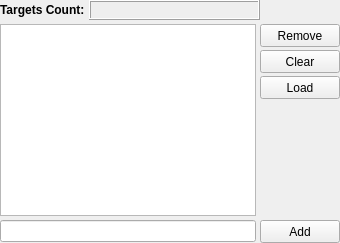
          <widget class="QFrame" name="frame_targets">
           <property name="frameShape">
            <enum>QFrame::NoFrame</enum>
           </property>
           <property name="frameShadow">
            <enum>QFrame::Sunken</enum>
           </property>
           <layout class="QVBoxLayout" name="verticalLayout_16">
            <property name="spacing">
             <number>4</number>
            </property>
            <property name="leftMargin">
             <number>0</number>
            </property>
            <property name="topMargin">
             <number>0</number>
            </property>
            <property name="rightMargin">
             <number>0</number>
            </property>
            <property name="bottomMargin">
             <number>0</number>
            </property>
            <item>
             <layout class="QHBoxLayout" name="horizontalLayout_10">
              <item>
               <widget class="QLabel" name="label_8">
                <property name="sizePolicy">
                 <sizepolicy hsizetype="Maximum" vsizetype="Preferred">
                  <horstretch>0</horstretch>
                  <verstretch>0</verstretch>
                 </sizepolicy>
                </property>
                <property name="minimumSize">
                 <size>
                  <width>70</width>
                  <height>0</height>
                 </size>
                </property>
                <property name="font">
                 <font>
                  <weight>75</weight>
                  <bold>true</bold>
                 </font>
                </property>
                <property name="styleSheet">
                 <string notr="true"/>
                </property>
                <property name="text">
                 <string>Targets Count:</string>
                </property>
               </widget>
              </item>
              <item>
               <widget class="QLabel" name="label_targetsCount">
                <property name="minimumSize">
                 <size>
                  <width>0</width>
                  <height>0</height>
                 </size>
                </property>
                <property name="styleSheet">
                 <string notr="true"/>
                </property>
                <property name="frameShape">
                 <enum>QFrame::Box</enum>
                </property>
                <property name="frameShadow">
                 <enum>QFrame::Raised</enum>
                </property>
                <property name="text">
                 <string/>
                </property>
               </widget>
              </item>
              <item>
               <spacer name="horizontalSpacer_2">
                <property name="orientation">
                 <enum>Qt::Horizontal</enum>
                </property>
                <property name="sizeType">
                 <enum>QSizePolicy::Fixed</enum>
                </property>
                <property name="sizeHint" stdset="0">
                 <size>
                  <width>80</width>
                  <height>20</height>
                 </size>
                </property>
               </spacer>
              </item>
             </layout>
            </item>
            <item>
             <layout class="QHBoxLayout" name="horizontalLayout_11">
              <item>
               <widget class="QListWidget" name="listWidget_targets">
                <property name="styleSheet">
                 <string notr="true"/>
                </property>
                <property name="editTriggers">
                 <set>QAbstractItemView::DoubleClicked</set>
                </property>
                <property name="selectionMode">
                 <enum>QAbstractItemView::ExtendedSelection</enum>
                </property>
                <property name="verticalScrollMode">
                 <enum>QAbstractItemView::ScrollPerPixel</enum>
                </property>
                <property name="horizontalScrollMode">
                 <enum>QAbstractItemView::ScrollPerPixel</enum>
                </property>
               </widget>
              </item>
              <item>
               <layout class="QVBoxLayout" name="verticalLayout_17">
                <property name="spacing">
                 <number>3</number>
                </property>
                <item>
                 <widget class="QPushButton" name="pushButton_removeTargets">
                  <property name="sizePolicy">
                   <sizepolicy hsizetype="Fixed" vsizetype="Fixed">
                    <horstretch>0</horstretch>
                    <verstretch>0</verstretch>
                   </sizepolicy>
                  </property>
                  <property name="minimumSize">
                   <size>
                    <width>75</width>
                    <height>23</height>
                   </size>
                  </property>
                  <property name="styleSheet">
                   <string notr="true"/>
                  </property>
                  <property name="text">
                   <string>Remove</string>
                  </property>
                 </widget>
                </item>
                <item>
                 <widget class="QPushButton" name="pushButton_clearTargets">
                  <property name="sizePolicy">
                   <sizepolicy hsizetype="Fixed" vsizetype="Fixed">
                    <horstretch>0</horstretch>
                    <verstretch>0</verstretch>
                   </sizepolicy>
                  </property>
                  <property name="minimumSize">
                   <size>
                    <width>75</width>
                    <height>23</height>
                   </size>
                  </property>
                  <property name="styleSheet">
                   <string notr="true"/>
                  </property>
                  <property name="text">
                   <string>Clear</string>
                  </property>
                 </widget>
                </item>
                <item>
                 <widget class="QPushButton" name="pushButton_loadTargets">
                  <property name="sizePolicy">
                   <sizepolicy hsizetype="Fixed" vsizetype="Fixed">
                    <horstretch>0</horstretch>
                    <verstretch>0</verstretch>
                   </sizepolicy>
                  </property>
                  <property name="minimumSize">
                   <size>
                    <width>75</width>
                    <height>23</height>
                   </size>
                  </property>
                  <property name="styleSheet">
                   <string notr="true"/>
                  </property>
                  <property name="text">
                   <string>Load</string>
                  </property>
                 </widget>
                </item>
                <item>
                 <spacer name="verticalSpacer_3">
                  <property name="orientation">
                   <enum>Qt::Vertical</enum>
                  </property>
                  <property name="sizeHint" stdset="0">
                   <size>
                    <width>20</width>
                    <height>40</height>
                   </size>
                  </property>
                 </spacer>
                </item>
               </layout>
              </item>
             </layout>
            </item>
            <item>
             <layout class="QHBoxLayout" name="horizontalLayout_12">
              <item>
               <widget class="QLineEdit" name="lineEdit_multipleTargets">
                <property name="styleSheet">
                 <string notr="true"/>
                </property>
               </widget>
              </item>
              <item>
               <widget class="QPushButton" name="pushButton_addTargets">
                <property name="sizePolicy">
                 <sizepolicy hsizetype="Fixed" vsizetype="Fixed">
                  <horstretch>0</horstretch>
                  <verstretch>0</verstretch>
                 </sizepolicy>
                </property>
                <property name="minimumSize">
                 <size>
                  <width>75</width>
                  <height>23</height>
                 </size>
                </property>
                <property name="styleSheet">
                 <string notr="true"/>
                </property>
                <property name="text">
                 <string>Add</string>
                </property>
               </widget>
              </item>
             </layout>
            </item>
           </layout>
          </widget>
